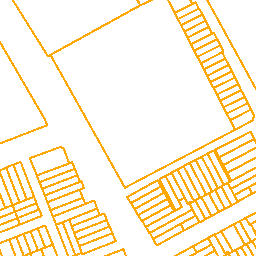
#> input picture 1m 18,208745,123179,meey 2.png, 256 x 256 px
$ jupyter execute --allow-errors polygonize.ipynb
#> lines starting #> are read from the running program, lines starting #| are printed output that depends on the picture
[cell 1]
img1 = r'd:\Downloads\17-104062-57710.png'
img1 = r'17-104062-57710.png'
img2 = r'1m 18,208745,123179,meey 2.png'

[cell 2]
import gdal

[cell 3]
path = r'E:\GitHub\py_utils\GDAL-3.8.2-cp312-cp312-win_amd64.whl'

[cell 4]
from osgeo import gdal

# Open a raster file
#> (the rest of this cell did not finish here and is left out)

[cell 5]
import sys
from osgeo import gdal, ogr

def polygonize_png(input_png, output_shp):
    # Open the PNG file
    src_ds = gdal.Open(input_png)
    if src_ds is None:
        print('Unable to open', input_png)
        sys.exit(1)

    # Read the first band
    srcband = src_ds.GetRasterBand(1)

    # Create the destination data source
    dst_layername = "polygonized"
    drv = ogr.GetDriverByName("ESRI Shapefile")
    dst_ds = drv.CreateDataSource(output_shp)
    dst_layer = dst_ds.CreateLayer(dst_layername, srs=None)

    # Add a field to the layer
    fd = ogr.FieldDefn("DN", ogr.OFTInteger)
    dst_layer.CreateField(fd)

    # Polygonize
    gdal.Polygonize(srcband, None, dst_layer, 0, [], callback=gdal.TermProgress_nocb)

    # Close the datasets
    src_ds = None
    dst_ds = None

    print(f"Polygonization complete. Output saved to {output_shp}")

# Usage
input_png = img2
output_shp = 'polygons.shp'
polygonize_png(input_png, output_shp)
#> (the call stopped at in polygonize_png, `src_ds = gdal.Open(input_png)`: osgeo is not available in this run)

[cell 6]
import geopandas as gpd
import matplotlib.pyplot as plt

def view_shapefile(shapefile_path):
    # Read the shapefile
    gdf = gpd.read_file(shapefile_path)

    # Create a figure and axis
    fig, ax = plt.subplots(figsize=(12, 8))

    # Plot the shapefile
    gdf.plot(ax=ax, edgecolor='black', facecolor='none')

    # Remove axis
    ax.axis('off')

    # Add a title
    plt.title('Polygonized Image')

    # Show the plot
    plt.tight_layout()
    plt.show()

    # Print some information about the shapefile
    print(f"Number of polygons: {len(gdf)}")
    print("\nFirst few rows of attribute table:")
    print(gdf.head())

# Usage
shapefile_path = 'polygons.shp'
view_shapefile(shapefile_path)
#> (the call stopped at in view_shapefile, `gdf = gpd.read_file(shapefile_path)`: geopandas is not available in this run)

[cell 7]
import sys
import numpy as np
from osgeo import gdal, ogr, osr

def polygonize_transparent_png(input_png, output_shp):
    # Open the PNG file
    src_ds = gdal.Open(input_png)
    if src_ds is None:
        print('Unable to open', input_png)
        sys.exit(1)

    # Read all bands
    band_data = []
    for i in range(1, src_ds.RasterCount + 1):
        band = src_ds.GetRasterBand(i)
        band_data.append(band.ReadAsArray())

    # Combine bands to create a mask where lines are 1 and background is 0
    if len(band_data) == 4:  # RGBA
        # Assuming lines are black (0,0,0) and everything else is either white or transparent
        mask = np.logical_and(
            np.logical_and(band_data[0] == 0, band_data[1] == 0),
            np.logical_and(band_data[2] == 0, band_data[3] > 0)
        ).astype(np.uint8)
    elif len(band_data) == 3:  # RGB
        # Assuming lines are black (0,0,0) and everything else is white
        mask = np.logical_and(
            np.logical_and(band_data[0] == 0, band_data[1] == 0),
            band_data[2] == 0
        ).astype(np.uint8)
    else:
        print('Unsupported number of bands')
        sys.exit(1)

    # Create a new raster for the mask
    driver = gdal.GetDriverByName('MEM')
    mask_ds = driver.Create('', src_ds.RasterXSize, src_ds.RasterYSize, 1, gdal.GDT_Byte)
    mask_ds.GetRasterBand(1).WriteArray(mask)

    # Set the projection and geotransform of the mask to match the input
    mask_ds.SetProjection(src_ds.GetProjection())
    mask_ds.SetGeoTransform(src_ds.GetGeoTransform())

    # Create the shapefile
    shp_driver = ogr.GetDriverByName("ESRI Shapefile")
    shp_ds = shp_driver.CreateDataSource(output_shp)
    srs = osr.SpatialReference()
    srs.ImportFromWkt(src_ds.GetProjectionRef())
    layer = shp_ds.CreateLayer("polygons", srs=srs)

    # Add a field to the layer
    fd = ogr.FieldDefn("DN", ogr.OFTInteger)
    layer.CreateField(fd)

    # Polygonize
    gdal.Polygonize(mask_ds.GetRasterBand(1), None, layer, 0, [], callback=gdal.TermProgress_nocb)

    # Close the datasets
    src_ds = None
    mask_ds = None
    shp_ds = None

    print(f"Polygonization complete. Output saved to {output_shp}")

# Usage
input_png = img2
output_shp = 'path/to/your/output/polygons.shp'
polygonize_transparent_png(input_png, output_shp)
#> (the call stopped at in polygonize_transparent_png, `src_ds = gdal.Open(input_png)`: osgeo is not available in this run)

[cell 8]
import cv2
import numpy as np
from shapely.geometry import LineString, mapping
import fiona
from fiona.crs import from_epsg

# Load the image
image_path = img2  # Replace with your image path
image = cv2.imread(image_path, cv2.IMREAD_GRAYSCALE)
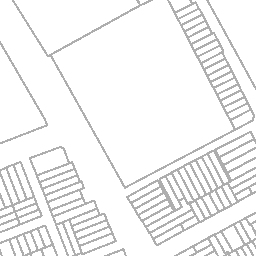
#> image: shape (256, 256); min 166, max 255, mean 243.3

# Thresholding the image to binary
_, binary = cv2.threshold(image, 127, 255, cv2.THRESH_BINARY)
#> binary: shape (256, 256); every value is 255

# Find contours (edges) in the binary image
contours, _ = cv2.findContours(binary, cv2.RETR_EXTERNAL, cv2.CHAIN_APPROX_SIMPLE)
#> contours = [[[0, 0], [0, 255], [255, 255], [255, 0]]]

# Convert contours to LineString objects
line_strings = []
for contour in contours:
    # Approximate the contour with a polyline
    approx = cv2.approxPolyDP(contour, epsilon=2, closed=False)
    points = [(point[0][0], point[0][1]) for point in approx]
    line_string = LineString(points)
    line_strings.append(line_string)
#> this loop made 1 pass
#> points on pass 1: [(0, 0), (0, 255), (255, 255), (255, 0)]
#> after the loop, line_strings = 1 item

# Define schema for the shapefile
schema = {
    'geometry': 'LineString',
    'properties': {'id': 'int'},
}

# Create a shapefile and write the LineString objects
shapefile_path = 'output_shapefile.shp'  # Replace with desired output path
#> (the rest of this cell did not finish here and is left out)

[cell 9]
import cv2
import numpy as np
from shapely.geometry import LineString, mapping
import fiona
from fiona.crs import from_epsg

# Load the image
image_path = img2  # Replace with your image path
image = cv2.imread(image_path, cv2.IMREAD_GRAYSCALE)

# Thresholding the image to binary
_, binary = cv2.threshold(image, 127, 255, cv2.THRESH_BINARY)

# Find contours (edges) in the binary image
contours, _ = cv2.findContours(binary, cv2.RETR_EXTERNAL, cv2.CHAIN_APPROX_SIMPLE)

# Convert contours to LineString objects
line_strings = []
for contour in contours:
    # Approximate the contour with a polyline
    approx = cv2.approxPolyDP(contour, epsilon=2, closed=False)
    points = [(point[0][0], point[0][1]) for point in approx]
    line_string = LineString(points)
    line_strings.append(line_string)

# Define schema for the GeoJSON file
schema = {
    'geometry': 'LineString',
    'properties': {'id': 'int'},
}

# Create a GeoJSON file and write the LineString objects
geojson_path = 'output_file.geojson'  # Replace with desired output path
#> (the rest of this cell did not finish here and is left out)

[cell 10]
import geopandas as gpd
import matplotlib.pyplot as plt

# Path to the GeoJSON file
geojson_path = 'output_file.geojson'  # Replace with your GeoJSON file path

# Read the GeoJSON file using GeoPandas
#> (the rest of this cell did not finish here and is left out)

[cell 11]
import sys
import numpy as np
from osgeo import gdal, ogr, osr

def polygonize_transparent_png(input_png, output_shp):
    # Open the PNG file
    src_ds = gdal.Open(input_png)
    if src_ds is None:
        print('Unable to open', input_png)
        sys.exit(1)

    # Read all bands
    band_data = []
    for i in range(1, src_ds.RasterCount + 1):
        band = src_ds.GetRasterBand(i)
        band_data.append(band.ReadAsArray())

    # Combine bands to create a mask where lines are 1 and background is 0
    if len(band_data) == 4:  # RGBA
        # Assuming lines are black (0,0,0) and everything else is either white or transparent
        mask = np.logical_and(
            np.logical_and(band_data[0] == 0, band_data[1] == 0),
            np.logical_and(band_data[2] == 0, band_data[3] > 0)
        ).astype(np.uint8)
    elif len(band_data) == 3:  # RGB
        # Assuming lines are black (0,0,0) and everything else is white
        mask = np.logical_and(
            np.logical_and(band_data[0] == 0, band_data[1] == 0),
            band_data[2] == 0
        ).astype(np.uint8)
    else:
        print('Unsupported number of bands')
        sys.exit(1)

    # Create a new raster for the mask
    driver = gdal.GetDriverByName('MEM')
    mask_ds = driver.Create('', src_ds.RasterXSize, src_ds.RasterYSize, 1, gdal.GDT_Byte)
    mask_ds.GetRasterBand(1).WriteArray(mask)

    # Set the projection and geotransform of the mask to match the input
    mask_ds.SetProjection(src_ds.GetProjection())
    mask_ds.SetGeoTransform(src_ds.GetGeoTransform())

    # Create the shapefile
    shp_driver = ogr.GetDriverByName("ESRI Shapefile")
    shp_ds = shp_driver.CreateDataSource(output_shp)
    srs = osr.SpatialReference()
    srs.ImportFromWkt(src_ds.GetProjectionRef())
    layer = shp_ds.CreateLayer("polygons", srs=srs)

    # Add a field to the layer
    fd = ogr.FieldDefn("DN", ogr.OFTInteger)
    layer.CreateField(fd)

    # Polygonize
    gdal.Polygonize(mask_ds.GetRasterBand(1), None, layer, 0, [], callback=gdal.TermProgress_nocb)

    # Close the datasets
    src_ds = None
    mask_ds = None
    shp_ds = None

    print(f"Polygonization complete. Output saved to {output_shp}")

# Usage
input_png = img2
output_shp = 'output/polygons.shp'
polygonize_transparent_png(input_png, output_shp)
#> (the call stopped at in polygonize_transparent_png, `src_ds = gdal.Open(input_png)`: osgeo is not available in this run)
